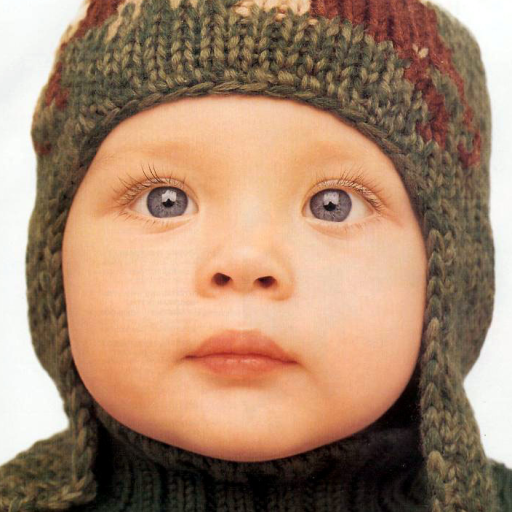
#> input picture testsets/set5/HR/baby.bmp, 512 x 512 px
$ python -i degradation_utils.py   (imports and definitions only)
#> lines starting #> are read from the running program, lines starting #| are printed output that depends on the picture
"""
degradation_utils.py
======================
LR-image degradation methods for blind super-resolution preprocessing pipelines.

Three degradation strategies are provided:

1. ``degrade_bsrgan``       – Official BSRGAN degradation pipeline.
                              (Kai Zhang et al., ICCV 2021)

2. ``degrade_real_esrgan``  – Real-ESRGAN dual-stage (second-order) pipeline.
                              (Xintao Wang et al., ICCVW 2021)

3. ``degrade_bsrgan_plus``  – Combined BSRGAN + Real-ESRGAN extended pipeline.
"""

import math
import os
import random

import cv2
import numpy as np
import scipy.stats as ss
import torch
from scipy import ndimage
from scipy.interpolate import RegularGridInterpolator
from scipy.linalg import orth


# ===========================================================================
# Image I/O helpers  (inlined from utils/utils_image.py)
# ===========================================================================

# [41 lines left out: functions imread_uint, imsave, not called in this run]


def uint2single(img):
    """Convert uint8 [0, 255] numpy array to float32 [0, 1]."""
    return np.float32(img / 255.0)


def single2uint(img):
    """Convert float32 [0, 1] numpy array to uint8 [0, 255]."""
    return np.uint8((img.clip(0, 1) * 255.0).round())


# ===========================================================================
# Bicubic resize helper  (inlined from utils/utils_image.py)
# ===========================================================================

# [244 lines left out: functions _cubic, _calculate_weights_indices, imresize_np, _gm_blur_kernel, _anisotropic_gaussian, _fspecial_gaussian and 3 more, not called in this run]


def add_resize(img, sf=4):
    """Apply a random intermediate resize (up, down, or identity).

    This simulates the resolution mismatch artefacts that arise from
    different camera zoom levels or pre-processing pipelines.

    Parameters
    ----------
    img : np.ndarray
        Float32 HxWxC image in [0, 1].
    sf : int
        Scale factor (controls the lower bound of the resize range).
        Default: 4.

    Returns
    -------
    np.ndarray
        Randomly resized image (same or different spatial size).
    """
    rnum = np.random.rand()
    if rnum > 0.8:
        sf1 = random.uniform(1, 2)
    elif rnum < 0.7:
        sf1 = random.uniform(0.5 / sf, 1)
    else:
        sf1 = 1.0
    img = cv2.resize(
        img,
        (int(sf1 * img.shape[1]), int(sf1 * img.shape[0])),
        interpolation=random.choice([1, 2, 3]),
    )
    return np.clip(img, 0.0, 1.0)


# [67 lines left out: functions add_Gaussian_noise, add_speckle_noise, not called in this run]


def add_Poisson_noise(img):
    """Add random Poisson noise (colour or grayscale).

    Parameters
    ----------
    img : np.ndarray
        Float32 HxWxC image in [0, 1].

    Returns
    -------
    np.ndarray
        Noisy image clipped to [0, 1].
    """
    img = np.clip((img * 255.0).round(), 0, 255) / 255.0
    vals = 10 ** (2 * random.random() + 2.0)
    if random.random() < 0.5:
        img = np.random.poisson(img * vals).astype(np.float32) / vals
    else:
        img_gray = np.dot(img[..., :3], [0.299, 0.587, 0.114])
        img_gray = np.clip((img_gray * 255.0).round(), 0, 255) / 255.0
        noise_gray = np.random.poisson(img_gray * vals).astype(np.float32) / vals - img_gray
        img += noise_gray[:, :, np.newaxis]
    return np.clip(img, 0.0, 1.0)


# [22 lines left out: function add_JPEG_noise, not called in this run]

def _satellite_psf(
    ksize=21,
    sigma_optics=1.5,
    detector_width=1.0,
    atm_sigma=1.0,
):
    """Parametric PSF approximating optical satellite sensor MTF.

    Components:
    - Gaussian (diffraction-limited optics + platform jitter)
    - sinc² (square detector integration, per Chung et al. 2023 style)
    - Extra Gaussian (atmospheric turbulence)

    This is the core of realistic satellite blur (see Dong et al. 2022 and Chung et al. 2023).
    """
    half = (ksize - 1) / 2.0
    x = np.linspace(-half, half, ksize)
    xx, yy = np.meshgrid(x, x)

    # Optics + jitter Gaussian
    gauss = np.exp(-(xx**2 + yy**2) / (2 * sigma_optics**2))

    # Detector MTF (separable sinc² for square pixels)
    sinc_x = np.sinc(xx / detector_width) ** 2
    sinc_y = np.sinc(yy / detector_width) ** 2
    detector = sinc_x * sinc_y

    # Atmospheric turbulence Gaussian
    atm = np.exp(-(xx**2 + yy**2) / (2 * atm_sigma**2))

    k = gauss * detector * atm
    k = k / (np.sum(k) + 1e-12)
    return k


def add_mtf_blur(
    img,
    sf=4,
    sigma_optics_range=(0.8, 2.8),
    detector_width_range=(0.7, 1.8),
    atm_sigma_range=(0.4, 1.8),
):
    """Apply realistic satellite MTF/PSF blur (recommended default)."""
    ksize = 2 * random.randint(5, 14) + 1          # 11–29 px, typical for HR→LQ
    sigma_o = random.uniform(*sigma_optics_range)
    det_w = random.uniform(*detector_width_range)
    atm_s = random.uniform(*atm_sigma_range)

    # Slight scaling with sf (larger downsampling → relatively larger physical blur)
    sigma_o *= (sf / 4.0)
    atm_s *= (sf / 4.0)

    k = _satellite_psf(ksize=ksize, sigma_optics=sigma_o,
                       detector_width=det_w, atm_sigma=atm_s)
    img = ndimage.convolve(img, np.expand_dims(k, axis=2), mode='mirror')
    return img


def add_atmospheric_haze(
    img,
    intensity_range=(0.02, 0.18),
    turbulence_scale=0.07,
):
    """Simple atmospheric path radiance + low-frequency turbulence (common in RSISR)."""
    intensity = random.uniform(*intensity_range)

    # Base haze (additive scattering)
    base = intensity * 0.75

    # Turbulence (low-frequency variation)
    turb = np.random.normal(0, turbulence_scale, img.shape[:2]).astype(np.float32)
    turb = cv2.GaussianBlur(turb, (0, 0), sigmaX=random.uniform(9, 32))[:, :, np.newaxis]

    # Apply approximate radiative transfer model
    img = img * (1.0 - intensity * 0.65) + base + turb * intensity * 2.2
    return np.clip(img, 0.0, 1.0)


# ===========================================================================
# 1.  BSRGAN Degradation
# ===========================================================================

# [502 lines left out: functions degrade_bsrgan, degrade_real_esrgan, degrade_bsrgan_plus, not called in this run]


# ===========================================================================
# 4.  Satellite-Optimized Degradation
# ===========================================================================

def degrade_satellite(
    img,
    sf=4,
    # --------------------- Stage 1 (sensor-level) -------------------------
    blur_prob_1=1.0,
    blur_type_1="mtf",                    # "mtf" (recommended) or "anisotropic"
    resize_prob_1=0.75,
    poisson_prob_1=0.75,                  # shot noise dominant in satellite
    read_noise_prob_1=0.55,               # thermal/read noise
    haze_prob_1=0.45,                     # atmosphere
    jpeg_prob_1=0.12,                     # very low (most satellite data lossless)
    # --------------------- Stage 2 (transmission/processing) --------------
    blur_prob_2=0.92,
    blur_type_2="mtf",
    resize_prob_2=0.70,
    poisson_prob_2=0.60,
    read_noise_prob_2=0.45,
    haze_prob_2=0.35,
    jpeg_prob_2=0.08,
    # --------------------- Final steps ------------------------------------
    final_jpeg_prob=0.10,
    resize_back_prob=0.35,                # simulate GSD / zoom mismatch
    isp_model=None,
    isp_prob=0.08,
    # --------------------- Noise & MTF ranges -----------------------------
    noise_level1=0.8,                     # lower than consumer cameras
    noise_level2=10.0,
    mtf_sigma_optics_range=(0.8, 2.8),
    mtf_detector_width_range=(0.7, 1.8),
    mtf_atm_sigma_range=(0.4, 1.8),
):
    """Satellite-optimized dual-stage degradation pipeline.

    Designed for optical remote-sensing imagery (e.g. Sentinel-2, WorldView,
    PlanetScope, etc.). Based on:
      • Dong et al. (2022) – practical RS degradation with real-kernel mixing
      • Chung et al. (2023) – explicit MTF-based filters
      • Shinohara et al. (2022) – adaptation of BSRGAN/Real-ESRGAN to satellite

    Key differences from consumer pipelines:
    - Primary blur = parametric MTF/PSF (optics + detector + atmosphere)
    - Dominant noise = Poisson (shot) + low-level Gaussian read noise
    - Atmospheric haze/turbulence explicitly modeled
    - JPEG almost disabled (satellite data rarely uses heavy JPEG)
    - Configurable per-stage probabilities for easy ablation / tuning

    Returns
    -------
    img_lq : np.ndarray   (H/sf × W/sf × C, float32, [0,1])
    img_hq : np.ndarray   (mod-cropped HR, float32, [0,1])
    """
    # mod-crop to exact multiple of sf
    h1, w1 = img.shape[:2]
    img = img.copy()[: h1 - h1 % sf, : w1 - w1 % sf, ...]
    hq = img.copy()
    target_h = int(hq.shape[0] / sf)
    target_w = int(hq.shape[1] / sf)

    # =========================================================
    # Stage 1 – raw sensor / acquisition degradations
    # =========================================================
    if random.random() < blur_prob_1:
        if blur_type_1 == "mtf":
            img = add_mtf_blur(
                img,
                sf=sf,
                sigma_optics_range=mtf_sigma_optics_range,
                detector_width_range=mtf_detector_width_range,
                atm_sigma_range=mtf_atm_sigma_range,
            )
        else:  # fallback to original anisotropic/gaussian
            img = add_blur(img, sf=sf)

    if random.random() < resize_prob_1:
        img = add_resize(img, sf=sf)

    if random.random() < poisson_prob_1:
        img = add_Poisson_noise(img)

    if random.random() < read_noise_prob_1:
        img = add_Gaussian_noise(img, noise_level1=noise_level1, noise_level2=noise_level2)

    if random.random() < haze_prob_1:
        img = add_atmospheric_haze(img)

    if random.random() < jpeg_prob_1:
        img = add_JPEG_noise(img)

    if isp_model is not None and random.random() < isp_prob:
        with torch.no_grad():
            img, hq = isp_model.forward(img.copy(), hq)

    img = np.clip(img, 0.0, 1.0)

    # Optional intermediate resize-back (simulates different GSD pipelines)
    if random.random() < resize_back_prob:
        img = cv2.resize(img, (hq.shape[1], hq.shape[0]),
                         interpolation=random.choice([1, 2, 3]))
        img = cv2.resize(img, (target_w, target_h),
                         interpolation=random.choice([1, 2, 3]))
        img = np.clip(img, 0.0, 1.0)

    # =========================================================
    # Stage 2 – transmission / ground-station processing
    # =========================================================
    if random.random() < blur_prob_2:
        if blur_type_2 == "mtf":
            img = add_mtf_blur(
                img,
                sf=sf,
                sigma_optics_range=mtf_sigma_optics_range,
                detector_width_range=mtf_detector_width_range,
                atm_sigma_range=mtf_atm_sigma_range,
            )
        else:
            img = add_blur(img, sf=sf)

    if random.random() < resize_prob_2:
        img = add_resize(img, sf=sf)

    if random.random() < poisson_prob_2:
        img = add_Poisson_noise(img)

    if random.random() < read_noise_prob_2:
        img = add_Gaussian_noise(img, noise_level1=noise_level1 * 0.85,
                                 noise_level2=noise_level2 * 0.85)

    if random.random() < haze_prob_2:
        img = add_atmospheric_haze(img)

    if random.random() < jpeg_prob_2:
        img = add_JPEG_noise(img)

    if isp_model is not None and random.random() < isp_prob:
        with torch.no_grad():
            img, hq = isp_model.forward(img.copy(), hq)

    img = np.clip(img, 0.0, 1.0)

    # =========================================================
    # Final exact LQ resolution + light JPEG
    # =========================================================
    img = cv2.resize(img, (target_w, target_h),
                     interpolation=random.choice([1, 2, 3]))
    img = np.clip(img, 0.0, 1.0)

    if random.random() < final_jpeg_prob:
        img = add_JPEG_noise(img)

    img_lq = img.astype(np.float32)
    return img_lq, hq

>>> import cv2
>>> picture = cv2.imread('../testsets/set5/HR/baby.bmp')
#> picture is the input picture: shape (512, 512, 3); mean B, G, R 109.5, 134.2, 166.9
>>> result = degrade_satellite(picture)
#> in add_atmospheric_haze, `img = img * (1.0 - intensity * 0.65) + base + turb * intensity * 2.2`:
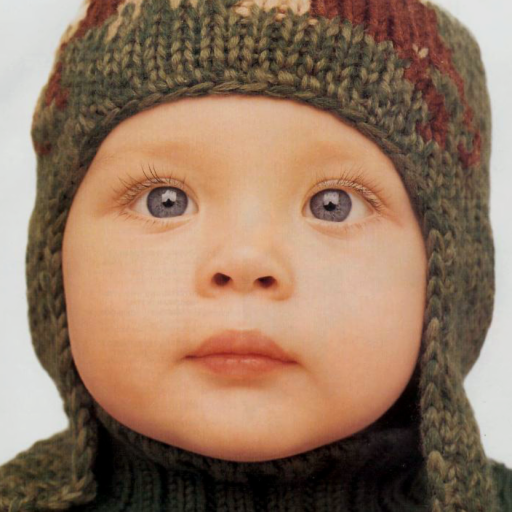
#> img: shape (512, 512, 3) float64; mean of channels 0, 1, 2 97.6, 119.7, 148.9; drawn as B, G, R
#> in add_atmospheric_haze, `return np.clip(img, 0.0, 1.0)`:
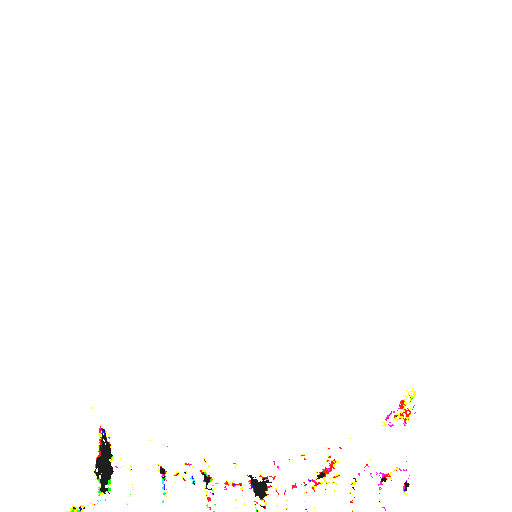
#> returned value: shape (512, 512, 3) float64; mean of channels 0, 1, 2 0.992, 0.994, 0.996; drawn as B, G, R
#> call 2 of add_mtf_blur, with sf = 4, sigma_optics_range = (0.8, 2.8), detector_width_range = (0.7, 1.8), atm_sigma_range = (0.4, 1.8)
#> in add_mtf_blur (call 2), `img = ndimage.convolve(img, np.expand_dims(k, axis=2), mode='mirror')`:
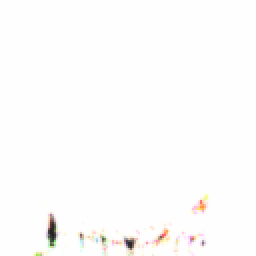
#> img: shape (128, 128, 3) float64 (shown 2 times larger); mean of channels 0, 1, 2 0.992, 0.994, 0.996; drawn as B, G, R
#> in add_Poisson_noise, `img = np.random.poisson(img * vals).astype(np.float32) / vals`:
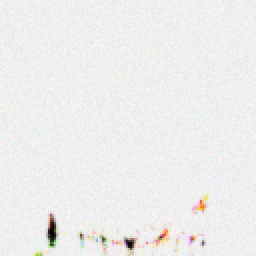
#> img: shape (128, 128, 3) float32 (shown 2 times larger); mean of channels 0, 1, 2 0.992, 0.994, 0.995; drawn with min black and max white

$ run again, on testsets/set5/HR/bird.bmp
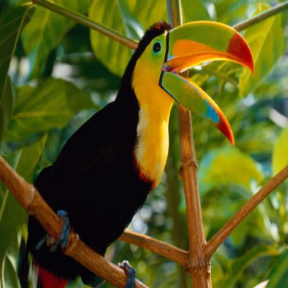
#> input picture testsets/set5/HR/bird.bmp, 288 x 288 px
#> picture is the input picture: shape (288, 288, 3); mean B, G, R 27, 88.5, 88
#> in add_atmospheric_haze, `return np.clip(img, 0.0, 1.0)`:
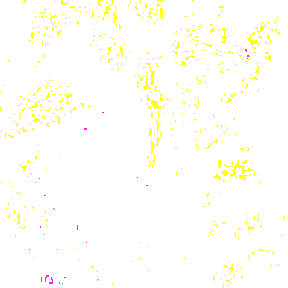
#> returned value: shape (288, 288, 3) float64; mean of channels 0, 1, 2 0.972, 0.999, 1; drawn as B, G, R
#> k: shape (27, 27) float64
#> in add_atmospheric_haze (call 2), `img = img * (1.0 - intensity * 0.65) + base + turb * intensity * 2.2`:
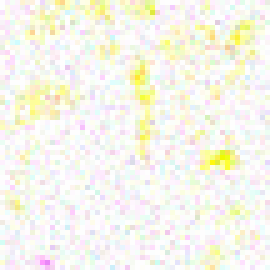
#> img: shape (54, 54, 3) float32 (shown 5 times larger); mean of channels 0, 1, 2 0.975, 0.996, 0.998; drawn with min black and max white

$ run again, on testsets/set5/HR/butterfly.bmp
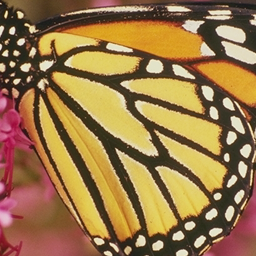
#> input picture testsets/set5/HR/butterfly.bmp, 256 x 256 px
#> picture is the input picture: shape (256, 256, 3); mean B, G, R 72.8, 119.2, 153
#> in add_atmospheric_haze, `img = img * (1.0 - intensity * 0.65) + base + turb * intensity * 2.2`:
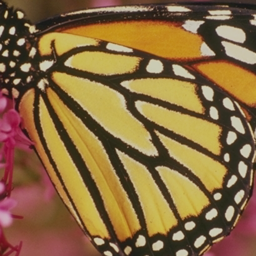
#> img: shape (256, 256, 3) float64; mean of channels 0, 1, 2 64.8, 106.3, 136.5; drawn as B, G, R
#> k: shape (27, 27) float64
#> in add_atmospheric_haze (call 2), `img = img * (1.0 - intensity * 0.65) + base + turb * intensity * 2.2`:
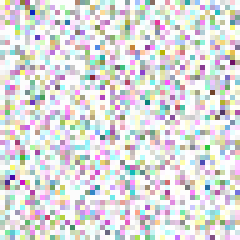
#> img: shape (48, 48, 3) float32 (shown 5 times larger); mean of channels 0, 1, 2 0.995, 0.995, 0.995; drawn with min black and max white

$ run again, on testsets/set5/HR/head.bmp
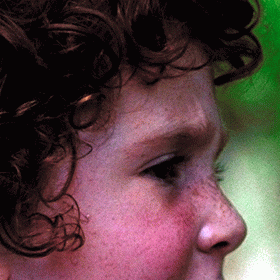
#> input picture testsets/set5/HR/head.bmp, 280 x 280 px
#> picture is the input picture: shape (280, 280, 3); mean B, G, R 65.7, 64.9, 88.5
#> k: shape (27, 27) float64
#> in add_Poisson_noise, `return np.clip(img, 0.0, 1.0)`:
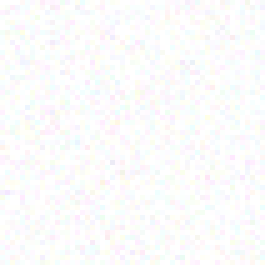
#> returned value: shape (53, 53, 3) float32 (shown 5 times larger); mean of channels 0, 1, 2 0.989, 0.989, 0.989; drawn as B, G, R
#> in add_atmospheric_haze (call 2), `img = img * (1.0 - intensity * 0.65) + base + turb * intensity * 2.2`:
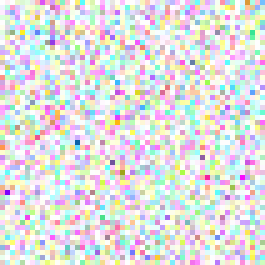
#> img: shape (53, 53, 3) float32 (shown 5 times larger); mean of channels 0, 1, 2 0.996, 0.996, 0.996; drawn with min black and max white
